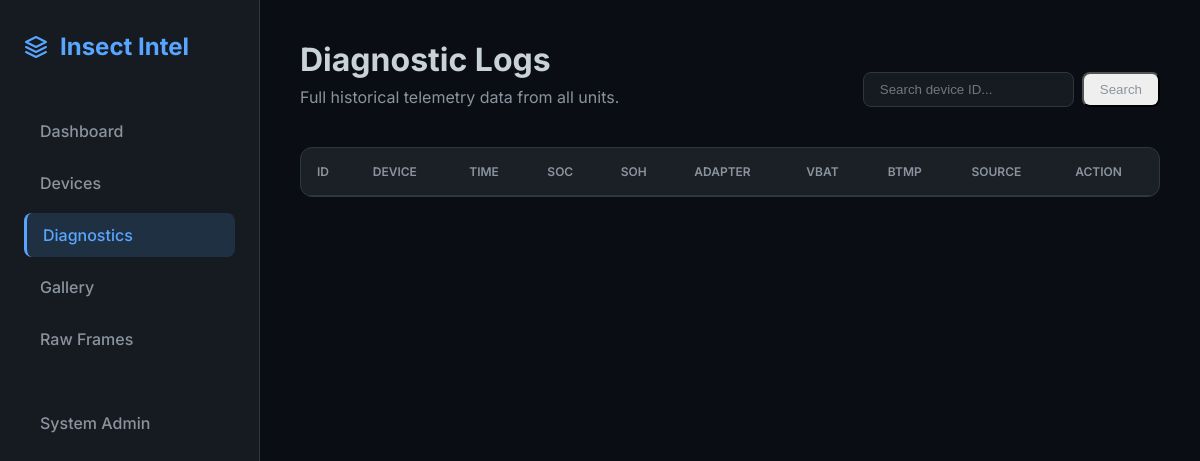
Before: /diagnostics/ with the older database file.
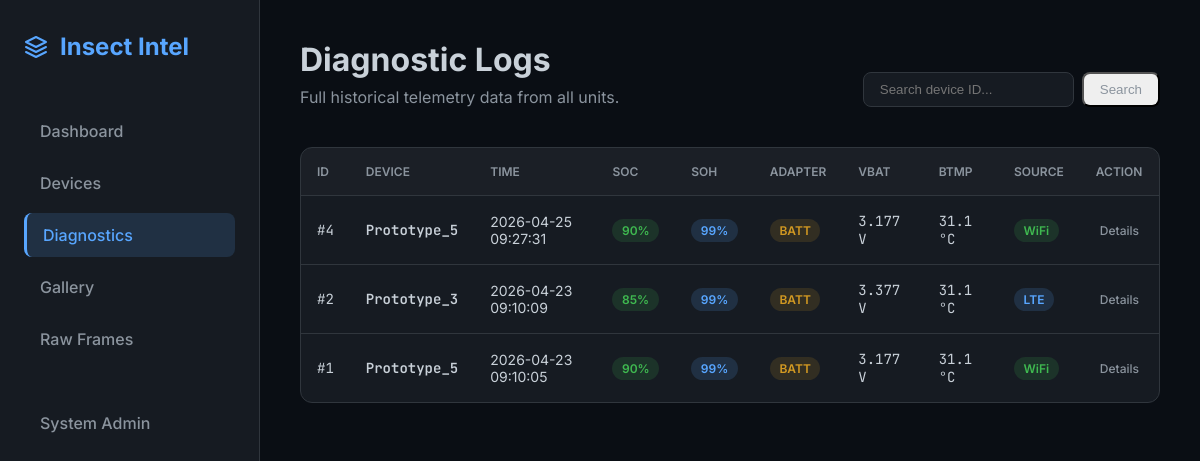
After: the same page with the newer database file.
### insect_intel_server/models.py (models this page shows, shortened)
class DeviceDiagnostic(models.Model):
    device_id = models.CharField(max_length=50)
    received_at = models.DateTimeField(auto_now_add=True)
    device_timestamp = models.DateTimeField(null=True, blank=True)
    raw_payload = models.JSONField(blank=True, null=True)
    soc = models.IntegerField(null=True, blank=True)
    soh = models.IntegerField(null=True, blank=True)
    cycles = models.IntegerField(null=True, blank=True)
    lowbattery = models.BooleanField(default=False)
    vbat = models.IntegerField(null=True, blank=True)
    ibat = models.IntegerField(null=True, blank=True)
    vchg = models.IntegerField(null=True, blank=True)
    vsys = models.IntegerField(null=True, blank=True)
    ichg = models.IntegerField(null=True, blank=True)
    avgi = models.IntegerField(null=True, blank=True)
    avgpwr = models.IntegerField(null=True, blank=True)
    gtmp = models.IntegerField(null=True, blank=True) # °C
    ctmp = models.IntegerField(null=True, blank=True) # °C
    btmp = models.IntegerField(null=True, blank=True) # dC (tenths of °C)
    state = models.CharField(max_length=50, null=True, blank=True)
    wake = models.CharField(max_length=50, null=True, blank=True)
    adapter = models.BooleanField(default=False)
    lte_stat = models.IntegerField(null=True, blank=True) # 1=LTE, 0=WiFi
    lte_sig = models.IntegerField(null=True, blank=True)  # dBm
    sim_pres = models.BooleanField(default=False)
    sim_num = models.CharField(max_length=50, null=True, blank=True)
    net = models.CharField(max_length=50, null=True, blank=True)
    wifi_stat = models.IntegerField(null=True, blank=True)
    last_comm_epoch = models.BigIntegerField(null=True, blank=True)
    sd_pres = models.BooleanField(default=False)
    sd_free = models.IntegerField(null=True, blank=True) # MB
    lte_sent = models.IntegerField(null=True, blank=True)
    cam_res = models.CharField(max_length=20, null=True, blank=True)
    cfg_wake_interval = models.IntegerField(null=True, blank=True)
    cfg_vreg = models.IntegerField(null=True, blank=True)
    cfg_ichg = models.IntegerField(null=True, blank=True)
    cfg_iindpm = models.IntegerField(null=True, blank=True)
    cfg_vindpm = models.IntegerField(null=True, blank=True)
    cfg_vsysmin = models.IntegerField(null=True, blank=True)
    cfg_iprechg = models.IntegerField(null=True, blank=True)
    cfg_iterm = models.IntegerField(null=True, blank=True)
    safety = models.CharField(max_length=20, null=True, blank=True)
    battstat = models.CharField(max_length=20, null=True, blank=True)
    chgflags = models.CharField(max_length=20, null=True, blank=True)
    faultflags = models.CharField(max_length=20, null=True, blank=True)
    chgstat = models.CharField(max_length=20, null=True, blank=True)
    @property
    def btmp_c(self):
        return self.btmp / 10.0 if self.btmp is not None else None
    @property
    def vbat_v(self):
        return self.vbat / 1000.0 if self.vbat is not None else None
    @property
    def connection_type(self):
        if self.lte_stat == 1:
            return "LTE"
        elif self.lte_stat == 0:
            return "WiFi"
        return "Unknown"

### insect_intel_server/views.py (the view)
def diagnostic_list_view(request):
    query = request.GET.get('q', '')
    diags = DeviceDiagnostic.objects.all()
    if query:
        diags = diags.filter(device_id__icontains=query)
    diags = diags.order_by('-received_at')
    paginator = Paginator(diags, 50)
    page_number = request.GET.get('page')
    page_obj = paginator.get_page(page_number)
    return render(request, 'diagnostic_list.html', {'page_obj': page_obj, 'query': query})

### insect_intel_server/templates/diagnostic_list.html (shortened to what this page needs)
{% extends 'base.html' %}
{% block content %}
<div class="page-header animate-in" style="display: flex; justify-content: space-between; align-items: flex-end;">
    <div>
        <h1 class="page-title">Diagnostic Logs</h1>
        <p class="page-subtitle">Full historical telemetry data from all units.</p>
    </div>
    <form method="GET" style="display: flex; gap: 0.5rem;">
        <input type="text" name="q" value="{{ query }}" placeholder="Search device ID..." style="padding: 0.5rem 1rem; border-radius: 8px; border: 1px solid var(--border); background: var(--bg-card); color: var(--text-main);">
        <button type="submit" class="nav-link" style="padding: 0.5rem 1rem; width: auto; justify-content: center;">Search</button>
    </form>
</div>
<div class="table-container animate-in" style="animation-delay: 0.1s;">
    <table>
        <thead>
            <tr>
                <th>ID</th>
                <th>Device</th>
                <th>Time</th>
                <th>SOC</th>
                <th>SOH</th>
                <th>Adapter</th>
                <th>Vbat</th>
                <th>Btmp</th>
                <th>Source</th>
                <th>Action</th>
            </tr>
        </thead>
        <tbody>
            {% for diag in page_obj %}
            <tr>
                <td class="mono text-muted">#{{ diag.id }}</td>
                <td class="mono" style="font-weight: 600;">{{ diag.device_id }}</td>
                <td class="text-muted">{{ diag.received_at|date:"Y-m-d H:i:s" }}</td>
                <td>
                    <span class="badge {% if diag.soc > 20 %}badge-success{% else %}badge-danger{% endif %}">
                        {{ diag.soc|default:"-" }}%
                    </span>
                </td>
                <td><span class="badge badge-primary">{{ diag.soh|default:"0" }}%</span></td>
                <td>
                    {% if diag.adapter %}
                    <span class="badge badge-success">DC-IN</span>
                    {% else %}
                    <span class="badge badge-warning">BATT</span>
                    {% endif %}
                </td>
                <td class="mono text-muted">{{ diag.vbat_v|default:"-" }} V</td>
                <td class="mono text-muted">{{ diag.btmp_c|default:"0.0" }} °C</td>
                <td>
                    {% if diag.connection_type == 'LTE' %}
                    <span class="badge badge-primary">LTE</span>
                    {% elif diag.connection_type == 'WiFi' %}
                    <span class="badge badge-success">WiFi</span>
                    {% else %}
                    <span class="text-muted small">-</span>
                    {% endif %}
                </td>
                <td>
                    <a href="{% url 'diagnostic_detail' diag.id %}" class="nav-link" style="padding: 0.25rem; font-size: 0.75rem;">Details</a>
                </td>
            </tr>
            {% endfor %}
        </tbody>
    </table>
</div>
{% endblock %}

Changed rows visible on the page:
added DeviceDiagnostic: id "4", device_id "Prototype_5", received_at "2026-04-25 09:27:31", soc "90", soh "99", adapter "BATT", vbat_v "3.177", btmp_c "31.1", lte_stat "WiFi"
added DeviceDiagnostic: id "2", device_id "Prototype_3", received_at "2026-04-23 09:10:09", soc "85", soh "99", adapter "BATT", vbat_v "3.377", btmp_c "31.1", lte_stat "LTE"
added DeviceDiagnostic: id "1", device_id "Prototype_5", received_at "2026-04-23 09:10:05", soc "90", soh "99", adapter "BATT", vbat_v "3.177", btmp_c "31.1", lte_stat "WiFi"
